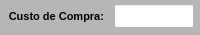
           <widget class="QWidget" name="widget_Compra" native="true">
            <property name="minimumSize">
             <size>
              <width>0</width>
              <height>0</height>
             </size>
            </property>
            <property name="maximumSize">
             <size>
              <width>16777215</width>
              <height>35</height>
             </size>
            </property>
            <property name="styleSheet">
             <string notr="true">background-color: rgb(182, 182, 182);</string>
            </property>
            <layout class="QVBoxLayout" name="verticalLayout_11">
             <property name="spacing">
              <number>1</number>
             </property>
             <property name="leftMargin">
              <number>1</number>
             </property>
             <property name="topMargin">
              <number>1</number>
             </property>
             <property name="rightMargin">
              <number>1</number>
             </property>
             <property name="bottomMargin">
              <number>3</number>
             </property>
             <item>
              <widget class="QWidget" name="widget_Total_Servico_3" native="true">
               <property name="minimumSize">
                <size>
                 <width>0</width>
                 <height>0</height>
                </size>
               </property>
               <property name="maximumSize">
                <size>
                 <width>16777215</width>
                 <height>30</height>
                </size>
               </property>
               <property name="styleSheet">
                <string notr="true"/>
               </property>
               <layout class="QHBoxLayout" name="horizontalLayout_32">
                <property name="spacing">
                 <number>10</number>
                </property>
                <property name="leftMargin">
                 <number>5</number>
                </property>
                <property name="topMargin">
                 <number>3</number>
                </property>
                <property name="rightMargin">
                 <number>5</number>
                </property>
                <property name="bottomMargin">
                 <number>3</number>
                </property>
                <item>
                 <widget class="QLabel" name="label_80">
                  <property name="minimumSize">
                   <size>
                    <width>0</width>
                    <height>0</height>
                   </size>
                  </property>
                  <property name="maximumSize">
                   <size>
                    <width>16777215</width>
                    <height>16777215</height>
                   </size>
                  </property>
                  <property name="font">
                   <font>
                    <pointsize>8</pointsize>
                    <weight>75</weight>
                    <bold>true</bold>
                   </font>
                  </property>
                  <property name="text">
                   <string>Custo de Compra:</string>
                  </property>
                  <property name="alignment">
                   <set>Qt::AlignRight|Qt::AlignTrailing|Qt::AlignVCenter</set>
                  </property>
                 </widget>
                </item>
                <item>
                 <widget class="QLineEdit" name="line_Custo_Compra">
                  <property name="sizePolicy">
                   <sizepolicy hsizetype="Preferred" vsizetype="Preferred">
                    <horstretch>0</horstretch>
                    <verstretch>0</verstretch>
                   </sizepolicy>
                  </property>
                  <property name="minimumSize">
                   <size>
                    <width>0</width>
                    <height>0</height>
                   </size>
                  </property>
                  <property name="maximumSize">
                   <size>
                    <width>80</width>
                    <height>16777215</height>
                   </size>
                  </property>
                  <property name="font">
                   <font>
                    <pointsize>8</pointsize>
                   </font>
                  </property>
                  <property name="styleSheet">
                   <string notr="true">background-color: rgb(255, 255, 255);</string>
                  </property>
                  <property name="alignment">
                   <set>Qt::AlignCenter</set>
                  </property>
                  <property name="placeholderText">
                   <string/>
                  </property>
                 </widget>
                </item>
               </layout>
              </widget>
             </item>
            </layout>
           </widget>
